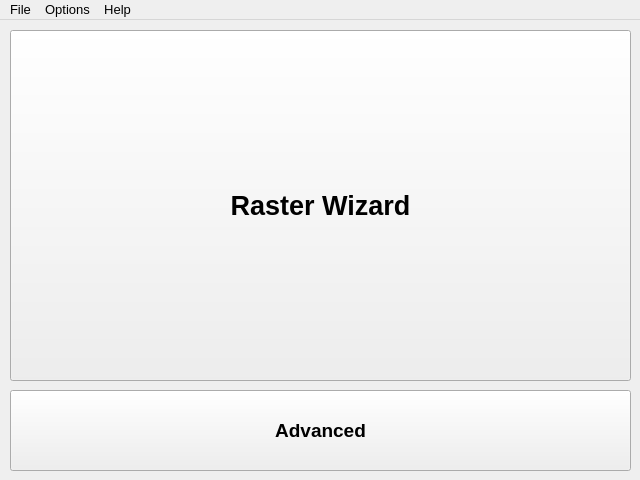
<?xml version="1.0" encoding="UTF-8"?>
<ui version="4.0">
 <class>Selection</class>
 <widget class="QMainWindow" name="Selection">
  <property name="geometry">
   <rect>
    <x>0</x>
    <y>0</y>
    <width>640</width>
    <height>480</height>
   </rect>
  </property>
  <property name="windowTitle">
   <string>Selection</string>
  </property>
  <widget class="QWidget" name="centralWidget">
   <widget class="QPushButton" name="btnRasterWizard">
    <property name="geometry">
     <rect>
      <x>10</x>
      <y>10</y>
      <width>621</width>
      <height>351</height>
     </rect>
    </property>
    <property name="font">
     <font>
      <pointsize>20</pointsize>
      <weight>75</weight>
      <bold>true</bold>
     </font>
    </property>
    <property name="text">
     <string>Raster Wizard</string>
    </property>
    <property name="icon">
     <iconset resource="resources.qrc">
      <normaloff>:/Images/tools-wizard256.png</normaloff>:/Images/tools-wizard256.png</iconset>
    </property>
    <property name="iconSize">
     <size>
      <width>128</width>
      <height>128</height>
     </size>
    </property>
   </widget>
   <widget class="QPushButton" name="btnAdvanced">
    <property name="geometry">
     <rect>
      <x>10</x>
      <y>370</y>
      <width>621</width>
      <height>81</height>
     </rect>
    </property>
    <property name="font">
     <font>
      <pointsize>14</pointsize>
      <weight>75</weight>
      <bold>true</bold>
     </font>
    </property>
    <property name="text">
     <string>Advanced</string>
    </property>
    <property name="icon">
     <iconset resource="resources.qrc">
      <normaloff>:/Images/advanced.png</normaloff>:/Images/advanced.png</iconset>
    </property>
    <property name="iconSize">
     <size>
      <width>64</width>
      <height>64</height>
     </size>
    </property>
   </widget>
  </widget>
  <widget class="QMenuBar" name="menuBar">
   <property name="geometry">
    <rect>
     <x>0</x>
     <y>0</y>
     <width>640</width>
     <height>21</height>
    </rect>
   </property>
   <property name="font">
    <font>
     <pointsize>10</pointsize>
    </font>
   </property>
   <widget class="QMenu" name="menuFile">
    <property name="title">
     <string>File</string>
    </property>
    <addaction name="actionOpen"/>
    <addaction name="actionSave_Reprojection"/>
    <addaction name="separator"/>
    <addaction name="actionSelection_Screen"/>
    <addaction name="separator"/>
    <addaction name="actionExit"/>
   </widget>
   <widget class="QMenu" name="menuOptions">
    <property name="title">
     <string>Options</string>
    </property>
    <addaction name="actionLoad_Projection_Info"/>
    <addaction name="actionSave_Projection_Info"/>
    <addaction name="separator"/>
    <addaction name="actionToggle_Preview"/>
   </widget>
   <widget class="QMenu" name="menuHelp">
    <property name="title">
     <string>Help</string>
    </property>
    <addaction name="actionEdit_Author"/>
    <addaction name="actionUser_Guide"/>
    <addaction name="separator"/>
    <addaction name="actionAbout_dRasterBlaster"/>
    <addaction name="actionAbout_Qt"/>
   </widget>
   <addaction name="menuFile"/>
   <addaction name="menuOptions"/>
   <addaction name="menuHelp"/>
  </widget>
  <action name="actionOpen">
   <property name="icon">
    <iconset resource="resources.qrc">
     <normaloff>:/Images/document-open-516.png</normaloff>:/Images/document-open-516.png</iconset>
   </property>
   <property name="text">
    <string>Open</string>
   </property>
   <property name="font">
    <font>
     <pointsize>10</pointsize>
    </font>
   </property>
  </action>
  <action name="actionSave_Reprojection">
   <property name="icon">
    <iconset resource="resources.qrc">
     <normaloff>:/Images/document-save-516.png</normaloff>:/Images/document-save-516.png</iconset>
   </property>
   <property name="text">
    <string>Save Reprojection</string>
   </property>
   <property name="font">
    <font>
     <pointsize>10</pointsize>
    </font>
   </property>
  </action>
  <action name="actionSelection_Screen">
   <property name="icon">
    <iconset resource="resources.qrc">
     <normaloff>:/Images/mail-mark-task.png</normaloff>:/Images/mail-mark-task.png</iconset>
   </property>
   <property name="text">
    <string>Selection Screen</string>
   </property>
   <property name="font">
    <font>
     <pointsize>10</pointsize>
    </font>
   </property>
  </action>
  <action name="actionExit">
   <property name="icon">
    <iconset resource="resources.qrc">
     <normaloff>:/Images/document-close-316.png</normaloff>:/Images/document-close-316.png</iconset>
   </property>
   <property name="text">
    <string>Exit</string>
   </property>
   <property name="font">
    <font>
     <pointsize>10</pointsize>
    </font>
   </property>
  </action>
  <action name="actionLoad_Projection_Info">
   <property name="icon">
    <iconset resource="resources.qrc">
     <normaloff>:/Images/svn-commit.png</normaloff>:/Images/svn-commit.png</iconset>
   </property>
   <property name="text">
    <string>Load Projection Info</string>
   </property>
   <property name="font">
    <font>
     <pointsize>10</pointsize>
    </font>
   </property>
  </action>
  <action name="actionSave_Projection_Info">
   <property name="icon">
    <iconset resource="resources.qrc">
     <normaloff>:/Images/svn-update.png</normaloff>:/Images/svn-update.png</iconset>
   </property>
   <property name="text">
    <string>Save Projection Info</string>
   </property>
   <property name="font">
    <font>
     <pointsize>10</pointsize>
    </font>
   </property>
  </action>
  <action name="actionToggle_Preview">
   <property name="icon">
    <iconset resource="resources.qrc">
     <normaloff>:/Images/system-search-4.png</normaloff>:/Images/system-search-4.png</iconset>
   </property>
   <property name="text">
    <string>Toggle Preview</string>
   </property>
   <property name="font">
    <font>
     <pointsize>10</pointsize>
    </font>
   </property>
  </action>
  <action name="actionEdit_Author">
   <property name="icon">
    <iconset resource="resources.qrc">
     <normaloff>:/Images/configure-2.png</normaloff>:/Images/configure-2.png</iconset>
   </property>
   <property name="text">
    <string>Edit Author Info</string>
   </property>
   <property name="font">
    <font>
     <pointsize>10</pointsize>
    </font>
   </property>
  </action>
  <action name="actionUser_Guide">
   <property name="icon">
    <iconset resource="resources.qrc">
     <normaloff>:/Images/documentation.png</normaloff>:/Images/documentation.png</iconset>
   </property>
   <property name="text">
    <string>User Guide</string>
   </property>
   <property name="font">
    <font>
     <pointsize>10</pointsize>
    </font>
   </property>
  </action>
  <action name="actionAbout_dRasterBlaster">
   <property name="icon">
    <iconset resource="resources.qrc">
     <normaloff>:/Images/icon_16x16x32.png</normaloff>:/Images/icon_16x16x32.png</iconset>
   </property>
   <property name="text">
    <string>About dRasterBlaster</string>
   </property>
   <property name="font">
    <font>
     <pointsize>10</pointsize>
    </font>
   </property>
  </action>
  <action name="actionAbout_Qt">
   <property name="icon">
    <iconset resource="resources.qrc">
     <normaloff>:/Images/qt-logo.png</normaloff>:/Images/qt-logo.png</iconset>
   </property>
   <property name="text">
    <string>About Qt</string>
   </property>
   <property name="font">
    <font>
     <pointsize>10</pointsize>
    </font>
   </property>
  </action>
 </widget>
 <layoutdefault spacing="6" margin="11"/>
 <resources>
  <include location="resources.qrc"/>
 </resources>
 <connections/>
</ui>
